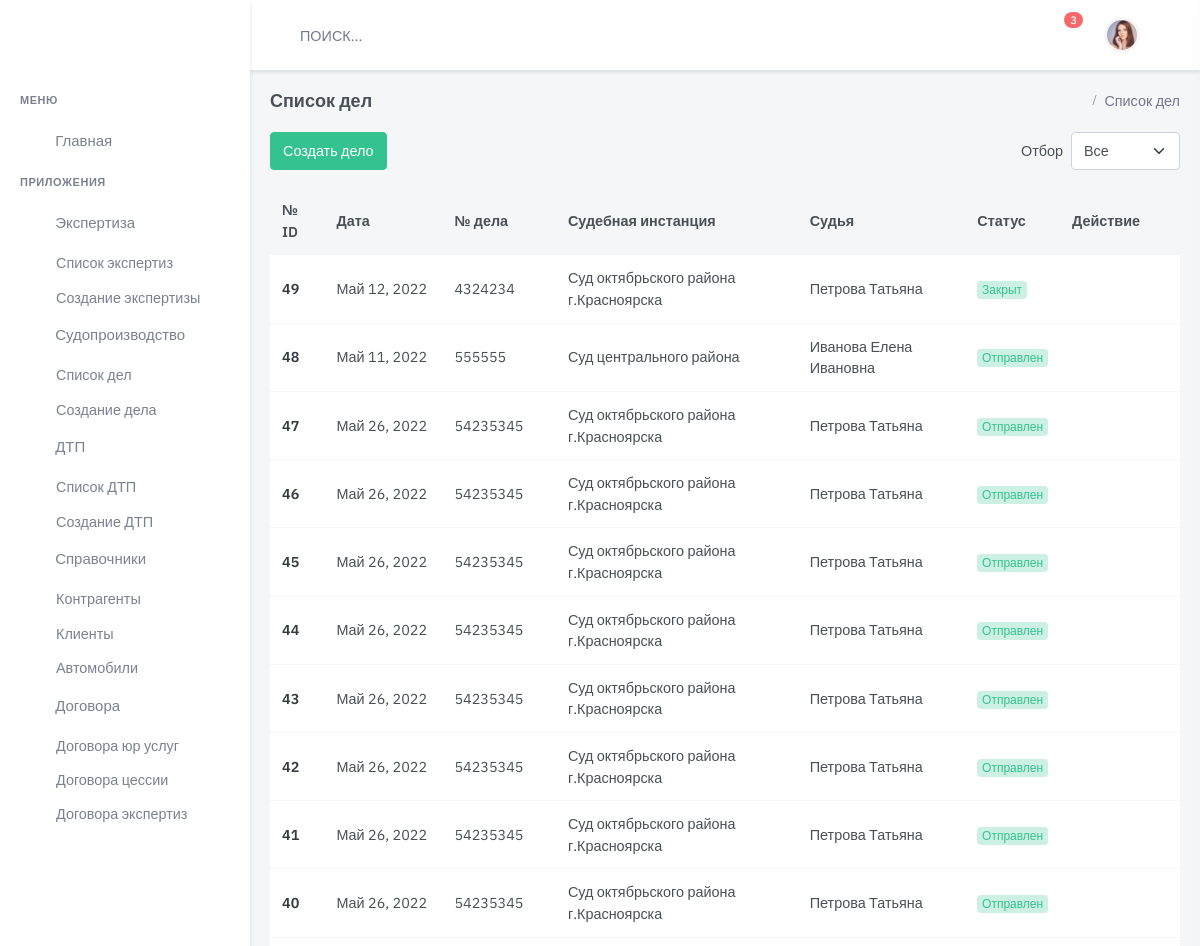
/court/ (upper part), run on an earlier commit of the app's database.
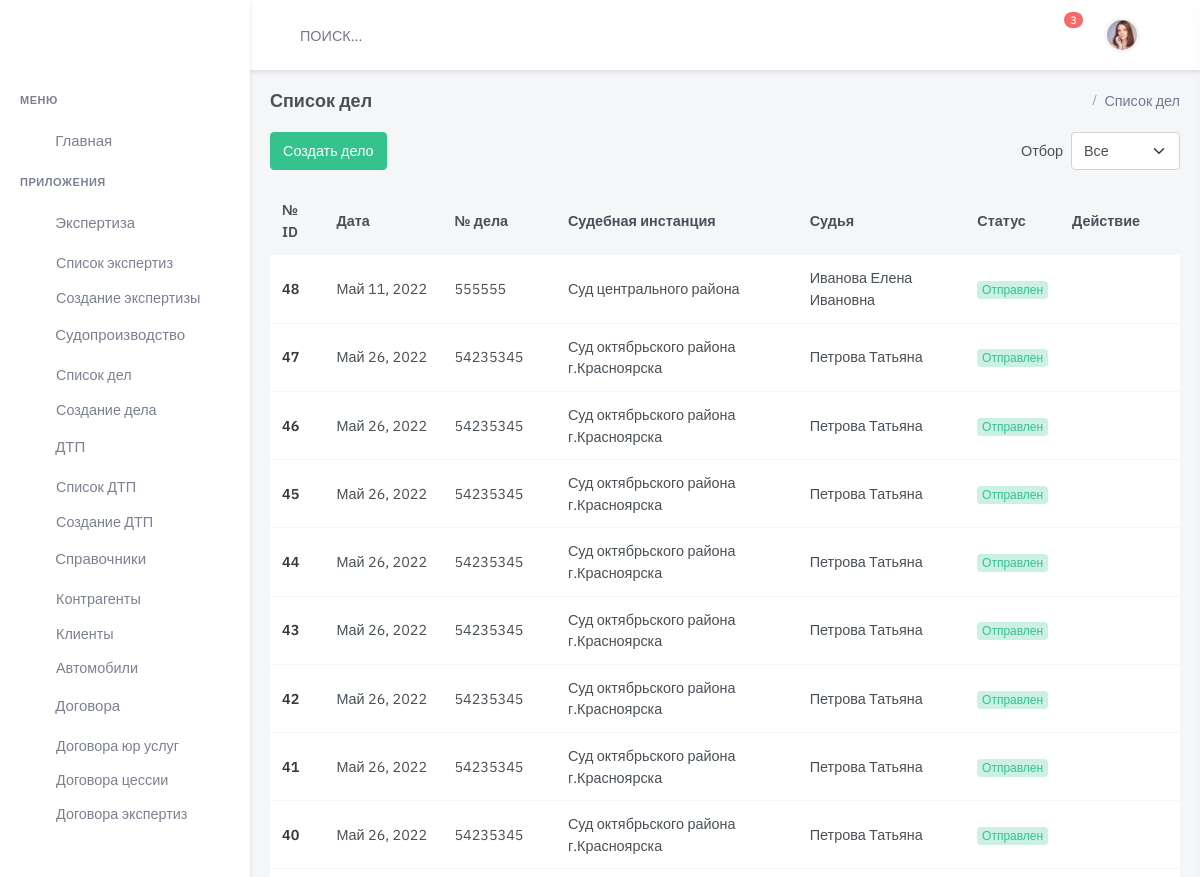
And on a later commit of the database.
### court/models.py (models this page shows, shortened)
class InfoCourt(models.Model):
    status = models.ForeignKey(
        Status,
        on_delete=models.CASCADE,
        verbose_name='Статус  дела',
        related_name='court_status',
        default=None,
        blank=True,
        null=True
                               )
    judge = models.ForeignKey(
        judge,
        on_delete=models.CASCADE,
        verbose_name='Судья',
        related_name='court_judge',
        default=None,
        blank=True,
        null=True
                               )
    case_number = models.CharField(
        max_length=24,
        blank=True,
        null=True,
        default=None,
        verbose_name='Номер Судебного дела')
    uid_number = models.CharField(
        max_length=26,
        blank=True,
        null=True,
        default=None,
        verbose_name='УИД Судебного дела')
    data_reg = models.DateField(
        blank=True,
        null=True,
        default=None,
        verbose_name='Дата регистрации дела')
    location = models.ForeignKey(
        ListCourt,
        on_delete=models.CASCADE,
        blank=True,
        null=True,
        default=None,
        related_name='location', verbose_name='Место  ')
    message = models.TextField(
        max_length=50000,
        blank=True,
        null=True,
        default=None,
        verbose_name='Результат события Коментарий')
    is_active = models.BooleanField(default=True)
    created = models.DateTimeField(auto_now_add=True, auto_now=False)
    updated = models.DateTimeField(auto_now_add=False, auto_now=True)
    class Meta:
        verbose_name = "Информация дела"
        verbose_name_plural = "Информация дела"
        ordering = ['-created']

class ListCourt(models.Model):
    name = models.CharField(
        max_length=100,
        blank=True,
        null=True,
        default=None,
        verbose_name='Наименование суда ')
    adress = models.CharField(
        max_length=300,
        blank=True,
        null=True,
        default=None,
        verbose_name='Адрес Суда ')
    adress_post = models.CharField(
        max_length=300,
        blank=True,
        null=True,
        default=None,
        verbose_name='Почтовый адрес ')
    adress_mail = models.EmailField(
        max_length=300,
        blank=True,
        null=True,
        default=None,
        verbose_name='Электронный адрес ')
    contact_phone = models.CharField(
        max_length=300,
        blank=True,
        null=True,
        default=None,
        verbose_name='Контактный телефон ')
    judge = models.ForeignKey(
        judge,
        on_delete=models.CASCADE,
        related_name='judge',
        blank=True, default=None,
        verbose_name='Судья Ф.И.О. ')
    judge_help = models.ForeignKey(
        judge_help,
        on_delete=models.CASCADE,
        related_name='judge_help1',
        blank=True,
        null=True,
        default=None,
        verbose_name='Секретарь судьи ')
    message = models.CharField(
        max_length=2000,
        blank=True,
        null=True,
        default=None,
        verbose_name='Комментарий')
    is_active = models.BooleanField(default=True)
    created = models.DateTimeField(auto_now_add=True, auto_now=False)
    updated = models.DateTimeField(auto_now_add=False, auto_now=True)
    def __str__(self):
        return "%s" % self.name
    class Meta:
        verbose_name = "Справочник судебных участков "
        verbose_name_plural = "Справочник судебных участков"
        ordering = ['-created']

class judge(models.Model):
    name = models.CharField(
        max_length=100,
        blank=True,
        null=True,
        default=None,
        verbose_name='Судья Ф.И.О. ')
    adress_mail = models.EmailField(
        max_length=300,
        blank=True,
        null=True,
        default=None,
        verbose_name='Электронный адрес ')
    contact_phone = models.CharField(
        max_length=300,
        blank=True,
        null=True,
        default=None,
        verbose_name='Контактный телефон ')
    judge_help = models.ForeignKey(
        judge_help,
        on_delete=models.CASCADE,
        related_name='judge_help',
        blank=True,
        null=True,
        default=None,
        verbose_name='Секретарь судьи ')
    message = models.CharField(
        max_length=500,
        blank=True,
        null=True,
        default=None,
        verbose_name='Комментарий')
    is_active = models.BooleanField(default=True)
    created = models.DateTimeField(auto_now_add=True, auto_now=False)
    updated = models.DateTimeField(auto_now_add=False, auto_now=True)
    class Meta:
        verbose_name = "Судья Ф.И.О "
        verbose_name_plural = "Судьи Ф.И.О"
        ordering = ['-created']

class Status(models.Model):
    name = models.CharField(
        max_length=100,
        blank=True,
        null=True,
        default=None,
        verbose_name='Наименование')
    comment = models.CharField(
        max_length=100,
        blank=True,
        null=True,
        default=None,
        verbose_name='Комментарий')
    is_active = models.BooleanField(default=True)
    created = models.DateTimeField(auto_now_add=True, auto_now=False)
    updated = models.DateTimeField(auto_now_add=False, auto_now=True)
    def __str__(self):
        return "%s" % self.name
    class Meta:
        verbose_name = 'Статус  судебной оперции'
        verbose_name_plural = 'Статусы судебных операций'

### court/views.py (the view)
# urls.py: path('', court_list, name='court-list'),
def court_list(request):
    court_info = InfoCourt.objects.all()
    return render(request, 'dist/court/list.html', {'court_info': court_info
                                                    }
                  )

### templates/dist/court/list.html (shortened to what this page needs)
{% extends 'dist/index.html' %}
{% load static %}
{% block content %}
  <div class="main-content">
    <div class="page-content">
      <div class="container-fluid">
        <div class="row">
          <div class="col-12">
            <div class="page-title-box d-flex align-items-center justify-content-between">
              <h4 class="mb-0">Список дел</h4>
              <div class="page-title-right">
                <ol class="breadcrumb m-0">
                  <li class="breadcrumb-item active">Список дел</li>
                </ol>
              </div>
            </div>
          </div>
        </div>
        <div class="row">
          <div class="col-lg-12">
            <div>
              <div class="float-end">
                <form class="d-inline-flex mb-3">
                  <label class="form-check-label my-2 me-2" for="order-selectinput">Отбор</label>
                  <select class="form-select" id="order-selectinput">
                    <option selected>Все</option>
                  </select>
                </form>
              </div>
              <a href='{% url 'court-new' %}' type="submit" class="btn btn-success waves-effect waves-light mb-3">Создать
                дело</a>
            </div>
            <div class="table-responsive mb-4">
              <table class="table table-centered datatable dt-responsive nowrap table-card-list"
                     style="border-collapse: collapse; border-spacing: 0 12px; width: 100%;">
                <thead>
                <tr class="bg-transparent">
                  <th>№ ID</th>
                  <th>Дата</th>
                  <th>№ дела</th>
                  <th>Судебная инстанция</th>
                  <th>Судья</th>
                  <th>Статус</th>
                  <th style="width: 120px;">Действие</th>
                </tr>
                </thead>
                <tbody>
                {% for item in court_info %}
                  <tr>
                    <td><a href="javascript: void(0);" class="text-dark fw-bold">{{ item.id }}</a></td>
                    <td>
                      {{ item.data_reg }}
                    </td>
                    <td>{{ item.case_number }}</td>
                    <td>
                      {{ item.location }}
                    </td>
                    <td>
                      {{ item.judge.name }}
                    </td>
                    <td>
                      <div class="badge bg-pill bg-soft-success font-size-12">{{ item.status }}</div>
                    </td>
                    <td>
                      <a href="javascript:void(0);" class="px-3 text-danger"></a>
                    </td>
                  </tr>
                {% endfor %}
                </tbody>
              </table>
            </div>
          </div>
        </div>
      </div>
    </div>
  </div>
{% endblock content %}

What changed in the data, as far as the page shows it:
removed InfoCourt: id "49", data_reg "Май 12, 2022", case_number "4324234", location "Суд октябрьского района г.Красноярска", judge.name "Петрова Татьяна", status "Закрыт"
